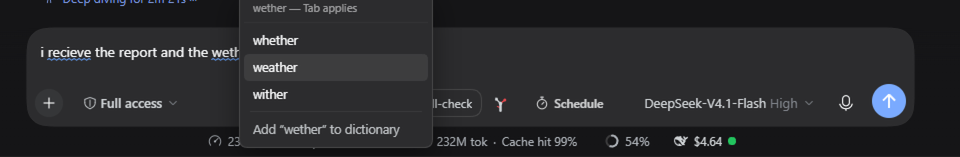
#> input picture assets/menu.png, 1920 x 314 px (shown at 1/2 size)
$ python make-banner.py
#> lines starting #> are read from the running program, lines starting #| are printed output that depends on the picture; after the words box and inside, x2 and y2 are one past the last pixel; in counts of white or black regions, pixels touching at a corner belong together
"""
Generate the README banners.

Deliberately scripted rather than image-generated: a banner is a logo, a
wordmark, a tagline and the real screenshots, and a diffusion model renders text
and UI chrome badly. Pillow gives crisp type and exact colours.

    python scripts/make-banner.py                     # the default variant, both themes
    python scripts/make-banner.py --variant A         # one variant, both themes
    python scripts/make-banner.py --variant B --theme dark --suffix=-B

The variants differ only in how the screenshots are arranged:

    A  stacked   — two cards, one above the other, with a clear gap
    B  hero      — one large card, the whole right half
    C  layered   — two cards offset and overlapping, like the sibling repos

Nothing is rotated: a tilted screenshot reads as a mock-up, and the point of
putting a screenshot in the banner is that it is the real thing.
"""

import argparse
from pathlib import Path

from PIL import Image, ImageDraw, ImageFilter, ImageFont

ROOT = Path(__file__).resolve().parent.parent
ICON = ROOT / "assets" / "icon.png"
MENU = ROOT / "assets" / "menu.png"
STRIP = ROOT / "assets" / "strip.png"
OUT = ROOT / "assets"

W, H = 1400, 460

LIGHT = {
    "bg": (247, 246, 250),
    "glow": (232, 229, 242),
    "title": (26, 22, 36),
    "tag": (92, 86, 108),
    "accent": (232, 72, 77),
    "edge": (0, 0, 0, 30),
    "shadow": (24, 20, 36, 64),
}
DARK = {
    "bg": (18, 18, 22),
    "glow": (32, 30, 42),
    "title": (245, 244, 248),
    "tag": (152, 148, 168),
    "accent": (255, 106, 110),
    "edge": (255, 255, 255, 32),
    "shadow": (0, 0, 0, 140),
}

FONT_CANDIDATES = [
    r"C:\Windows\Fonts\segoeuib.ttf",
    r"C:\Windows\Fonts\SegoeUI.ttf",
    r"C:\Windows\Fonts\arialbd.ttf",
]
MONO_CANDIDATES = [
    r"C:\Windows\Fonts\consola.ttf",
    r"C:\Windows\Fonts\cour.ttf",
]

# Tighter than the raw stills: the interesting part of each capture is the popup
# plus the line it belongs to, and cropping to that makes a card twice as tall at
# the same width — which is the whole point of the banner.
CROPS = {
    "menu": (400, 0, 1350, 314),   # 950 x 314
    "strip": (150, 0, 1150, 260),  # 1000 x 260
}

LAYOUTS = {
    # name: (width, x, y). Top-left of each card; every right edge stays inside
    # 1400 with a margin, and no card is ever clipped by the canvas.
    "A": {"menu": (690, 690, 10), "strip": (700, 690, 248)},
    "B": {"strip": (900, 470, 126)},
    "C": {"menu": (700, 676, 16), "strip": (700, 700, 234)},
}

DEFAULT_VARIANT = "A"


def font(candidates, size):
    for candidate in candidates:
        if Path(candidate).exists():
            return ImageFont.truetype(candidate, size)
    return ImageFont.load_default()


def rounded_glow(size, colour):
#> called with size = 460, colour = (32, 30, 42)
    glow = Image.new("RGBA", (size, size), (0, 0, 0, 0))
#> glow: PIL image 460x460 RGBA; every value is 0
    draw = ImageDraw.Draw(glow)
    for step in range(size // 2, 0, -2):
        alpha = int(26 * (1 - step / (size / 2)))
        draw.ellipse(
            (size // 2 - step, size // 2 - step, size // 2 + step, size // 2 + step),
            fill=colour + (alpha,),
        )
    return glow


def rounded_mask(size, radius):
    mask = Image.new("L", size, 0)
    ImageDraw.Draw(mask).rounded_rectangle((0, 0, size[0] - 1, size[1] - 1), radius=radius, fill=255)
    return mask


def pad_top(image, amount):
    """
    Give a crop headroom above its content.

    The strip still was captured tight to the popup's rounded top, so pasting it
    straight into a card clipped those corners and the popup read as flush with
    the card edge rather than floating over the composer. The filler is the
    crop's own corner colour, which is the page background behind the composer.
    """
    if amount <= 0:
        return image
    filler = image.getpixel((0, 0))
    padded = Image.new("RGBA", (image.width, image.height + amount), filler)
    padded.paste(image, (0, amount))
    return padded


def card(path, crop, width, theme, radius=18, headroom=0):
    """A screenshot as a rounded card with its own hairline edge."""
#> called with crop = (400, 0, 1350, 314), width = 690, radius = 18, headroom = 0
    source = Image.open(path).convert("RGBA").crop(crop)
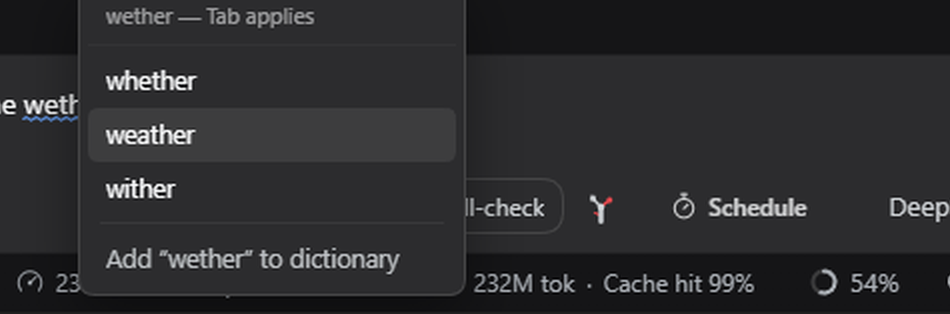
#> source: PIL image 950x314 RGBA; mean R, G, B, A 44.8, 44.9, 46.8, 255
    source = pad_top(source, headroom)
    height = round(source.height * width / source.width)
#> height = 228
    image = source.resize((width, height), Image.LANCZOS)

    mask = rounded_mask((width, height), radius)
#> in rounded_mask, `mask = Image.new("L", size, 0)`: mask: PIL image 690x228 L; every value is 0
#> in rounded_mask, `ImageDraw.Draw(mask).rounded_rectangle((0, 0, size[0] - 1, size[1] - 1..`:
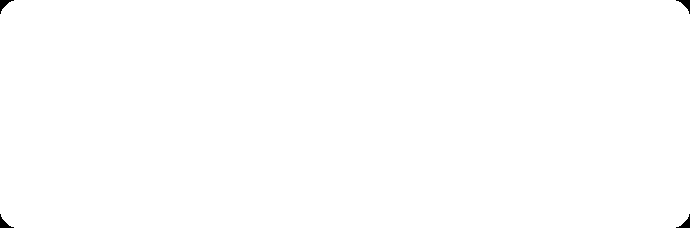
#> mask: PIL image 690x228 L; 99.8% white; 4 black regions, box (x1, y1, x2, y2) and area: (0, 0, 14, 14) 74, (676, 0, 690, 14) 74, (0, 214, 14, 228) 74, (676, 214, 690, 228) 74
    image.putalpha(mask)
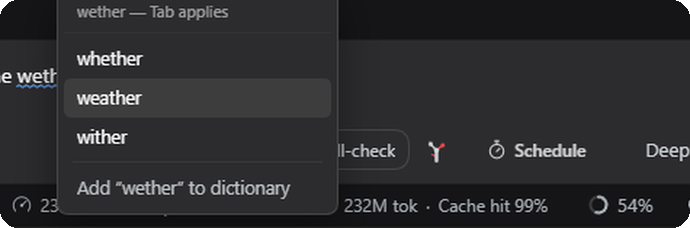
#> image: PIL image 690x228 RGBA; mean R, G, B, A 44.8, 44.9, 46.8, 254.5; transparent parts drawn white
    ImageDraw.Draw(image).rounded_rectangle(
        (0, 0, width - 1, height - 1), radius=radius, outline=theme["edge"], width=1
    )
    return image


def place(canvas, art, x, y, theme):
    """Composite a card with a soft shadow behind it."""
#> called with x = 690, y = 10
    silhouette = Image.new("RGBA", art.size, (0, 0, 0, 0))
#> silhouette: PIL image 690x228 RGBA; every value is 0
    silhouette.paste(Image.new("RGBA", art.size, theme["shadow"]), (0, 0), art.split()[3])
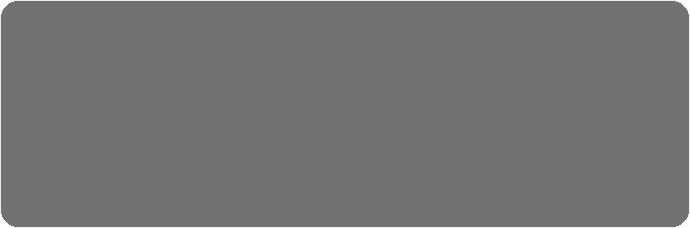
#> silhouette: PIL image 690x228 RGBA; mean R, G, B, A 0, 0, 0, 138.4; transparent parts drawn white
    silhouette = silhouette.filter(ImageFilter.GaussianBlur(18))
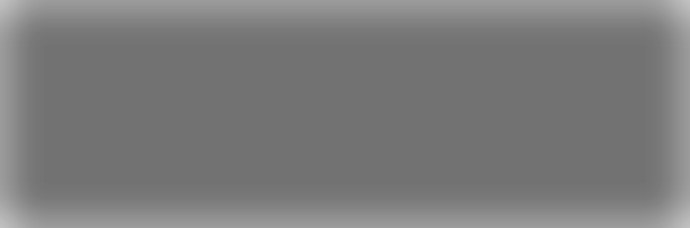
#> silhouette: PIL image 690x228 RGBA; mean R, G, B, A 0, 0, 0, 131.3; transparent parts drawn white
    canvas.alpha_composite(silhouette, (x + 2, y + 12))
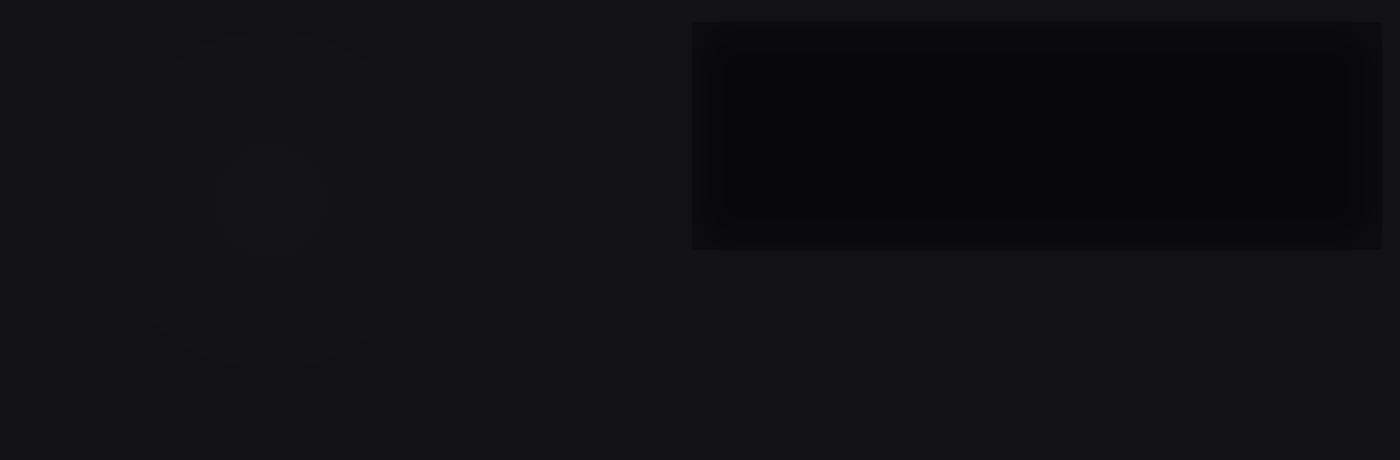
#> canvas: PIL image 1400x460 RGBA; mean R, G, B, A 15.8, 15.8, 19.4, 255
    canvas.alpha_composite(art, (x, y))
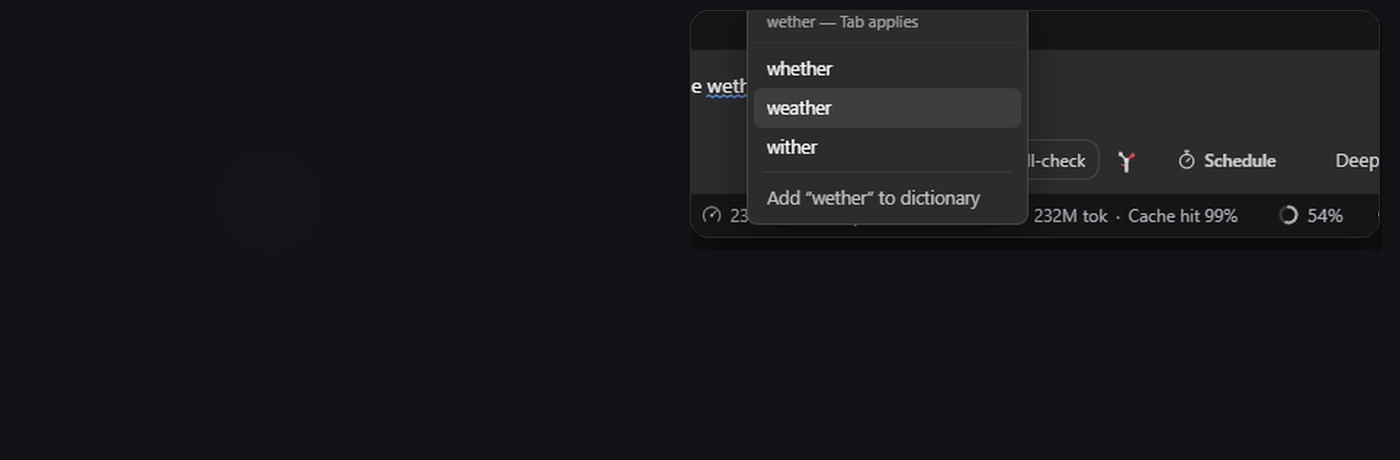
#> canvas: PIL image 1400x460 RGBA; mean R, G, B, A 24.6, 24.6, 28.1, 255


def build(theme, name, variant):
    layout = LAYOUTS[variant]
    canvas = Image.new("RGB", (W, H), theme["bg"]).convert("RGBA")
    canvas.alpha_composite(rounded_glow(460, theme["glow"]), (40, -30))

    # Screenshots before the wordmark, so no card can ever cover the text.
    for key, path in (("menu", MENU), ("strip", STRIP)):
        if key not in layout:
            continue  # a single-card layout simply omits the other
        width, x, y = layout[key]
        headroom = 26 if key == "strip" else 0
        place(canvas, card(path, CROPS[key], width, theme, headroom=headroom), x, y, theme)
#> pass 2 of the loop in build, `for key, path in (("menu", MENU), ("strip", STRIP)):`:
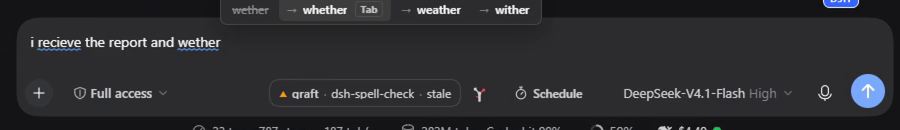
#> input picture assets/strip.png, 1800 x 260 px (shown at 1/2 size)
#> source: PIL image 1000x260 RGBA
#> in rounded_mask (call 2), `ImageDraw.Draw(mask).rounded_rectangle((0, 0, size[0] - 1, size[1] - 1..`:
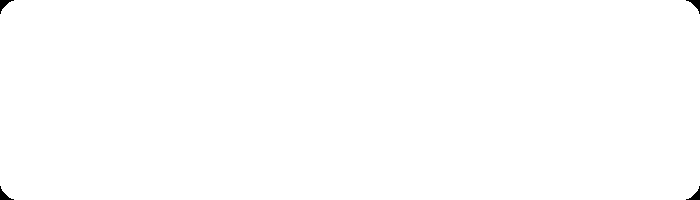
#> mask: PIL image 700x200 L; 99.8% white; 4 black regions, box (x1, y1, x2, y2) and area: (0, 0, 14, 14) 74, (686, 0, 700, 14) 74, (0, 186, 14, 200) 74, (686, 186, 700, 200) 74
#> in place (call 2), `canvas.alpha_composite(art, (x, y))`:
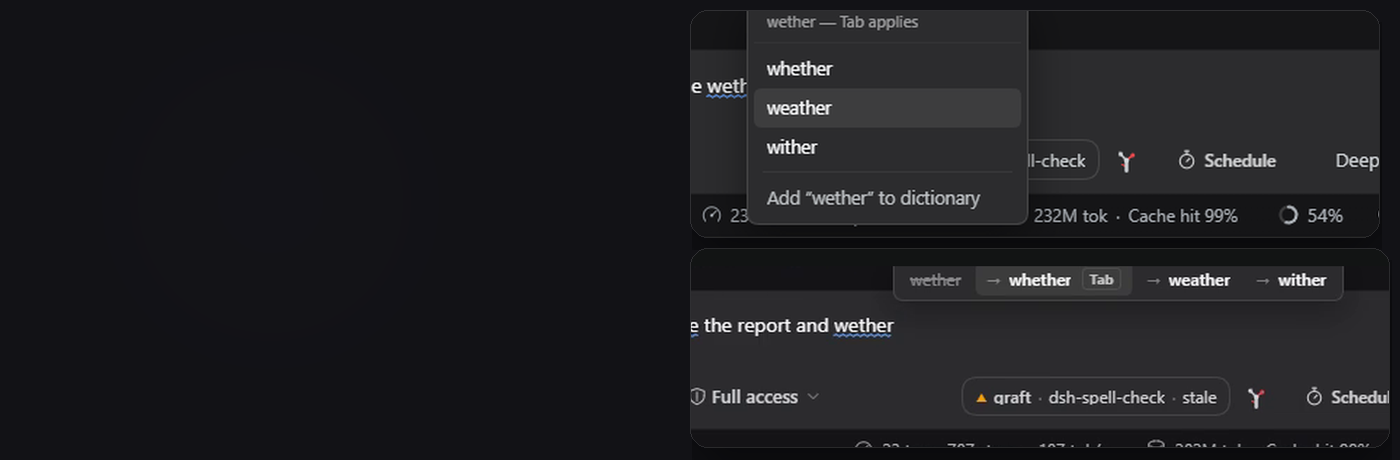
#> canvas: PIL image 1400x460 RGBA; mean R, G, B, A 30.3, 30.1, 33.4, 255

#> (the run stopped early here; a loop or call above may not have finished)
